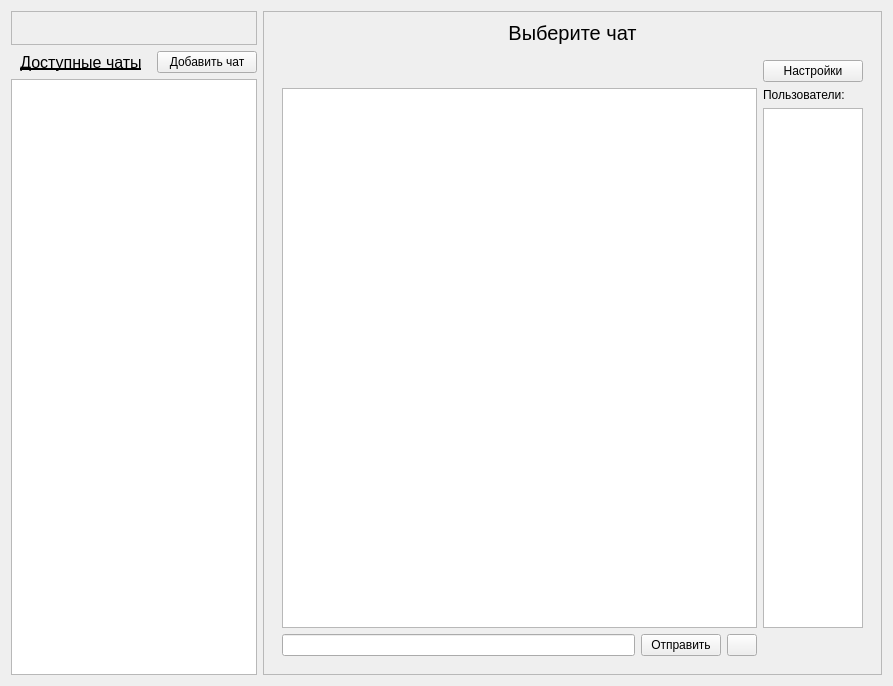
<?xml version="1.0" encoding="UTF-8"?>
<ui version="4.0">
 <class>Chat</class>
 <widget class="QWidget" name="Chat">
  <property name="geometry">
   <rect>
    <x>0</x>
    <y>0</y>
    <width>893</width>
    <height>686</height>
   </rect>
  </property>
  <property name="windowTitle">
   <string>Form</string>
  </property>
  <layout class="QGridLayout" name="gridLayout">
   <item row="1" column="0">
    <widget class="QLabel" name="label">
     <property name="maximumSize">
      <size>
       <width>140</width>
       <height>16777215</height>
      </size>
     </property>
     <property name="font">
      <font>
       <pointsize>12</pointsize>
       <underline>true</underline>
      </font>
     </property>
     <property name="text">
      <string>Доступные чаты</string>
     </property>
     <property name="alignment">
      <set>Qt::AlignCenter</set>
     </property>
    </widget>
   </item>
   <item row="0" column="2" rowspan="3">
    <widget class="QFrame" name="frame">
     <property name="frameShape">
      <enum>QFrame::StyledPanel</enum>
     </property>
     <property name="frameShadow">
      <enum>QFrame::Raised</enum>
     </property>
     <layout class="QGridLayout" name="gridLayout_2">
      <item row="1" column="0" colspan="2">
       <widget class="QWidget" name="windowChat" native="true">
        <layout class="QGridLayout" name="gridLayout_4">
         <item row="3" column="1">
          <widget class="QPushButton" name="send">
           <property name="text">
            <string>Отправить</string>
           </property>
          </widget>
         </item>
         <item row="3" column="2">
          <widget class="QPushButton" name="smile">
           <property name="maximumSize">
            <size>
             <width>30</width>
             <height>30</height>
            </size>
           </property>
           <property name="text">
            <string/>
           </property>
           <property name="icon">
            <iconset resource="resourse.qrc">
             <normaloff>:/images/icon_smile.png</normaloff>:/images/icon_smile.png</iconset>
           </property>
          </widget>
         </item>
         <item row="0" column="0" colspan="2">
          <widget class="QLabel" name="nameCurrentChat">
           <property name="font">
            <font>
             <pointsize>14</pointsize>
             <italic>true</italic>
             <underline>true</underline>
            </font>
           </property>
           <property name="text">
            <string/>
           </property>
          </widget>
         </item>
         <item row="0" column="3">
          <widget class="QPushButton" name="settingsChat">
           <property name="text">
            <string>Настройки</string>
           </property>
          </widget>
         </item>
         <item row="2" column="3">
          <widget class="QListWidget" name="listUserChat">
           <property name="maximumSize">
            <size>
             <width>100</width>
             <height>16777215</height>
            </size>
           </property>
          </widget>
         </item>
         <item row="3" column="0">
          <widget class="QLineEdit" name="lineEdit"/>
         </item>
         <item row="1" column="3">
          <widget class="QLabel" name="label_2">
           <property name="text">
            <string>Пользователи:</string>
           </property>
          </widget>
         </item>
         <item row="1" column="0" rowspan="2" colspan="3">
          <widget class="QTextEdit" name="listMessage">
           <property name="html">
            <string>&lt;!DOCTYPE HTML PUBLIC &quot;-//W3C//DTD HTML 4.0//EN&quot; &quot;http://www.w3.org/TR/REC-html40/strict.dtd&quot;&gt;
&lt;html&gt;&lt;head&gt;&lt;meta name=&quot;qrichtext&quot; content=&quot;1&quot; /&gt;&lt;style type=&quot;text/css&quot;&gt;
p, li { white-space: pre-wrap; }
&lt;/style&gt;&lt;/head&gt;&lt;body style=&quot; font-family:'Ubuntu'; font-size:10pt; font-weight:400; font-style:normal;&quot;&gt;
&lt;p style=&quot;-qt-paragraph-type:empty; margin-top:0px; margin-bottom:0px; margin-left:0px; margin-right:0px; -qt-block-indent:0; text-indent:0px;&quot;&gt;&lt;br /&gt;&lt;/p&gt;&lt;/body&gt;&lt;/html&gt;</string>
           </property>
          </widget>
         </item>
        </layout>
       </widget>
      </item>
      <item row="0" column="0" colspan="2">
       <widget class="QLabel" name="noSelectedChat">
        <property name="font">
         <font>
          <pointsize>15</pointsize>
         </font>
        </property>
        <property name="text">
         <string>Выберите чат</string>
        </property>
        <property name="alignment">
         <set>Qt::AlignCenter</set>
        </property>
       </widget>
      </item>
     </layout>
    </widget>
   </item>
   <item row="1" column="1">
    <widget class="QPushButton" name="newChat">
     <property name="maximumSize">
      <size>
       <width>100</width>
       <height>30</height>
      </size>
     </property>
     <property name="text">
      <string>Добавить чат</string>
     </property>
    </widget>
   </item>
   <item row="2" column="0" colspan="2">
    <widget class="QListWidget" name="listChats">
     <property name="maximumSize">
      <size>
       <width>250</width>
       <height>16777215</height>
      </size>
     </property>
    </widget>
   </item>
   <item row="0" column="0" colspan="2">
    <widget class="QFrame" name="frame_2">
     <property name="frameShape">
      <enum>QFrame::StyledPanel</enum>
     </property>
     <property name="frameShadow">
      <enum>QFrame::Raised</enum>
     </property>
     <layout class="QGridLayout" name="gridLayout_3">
      <item row="0" column="0" colspan="2">
       <widget class="QLabel" name="name">
        <property name="text">
         <string/>
        </property>
       </widget>
      </item>
     </layout>
    </widget>
   </item>
  </layout>
 </widget>
 <resources>
  <include location="resourse.qrc"/>
 </resources>
 <connections/>
</ui>
